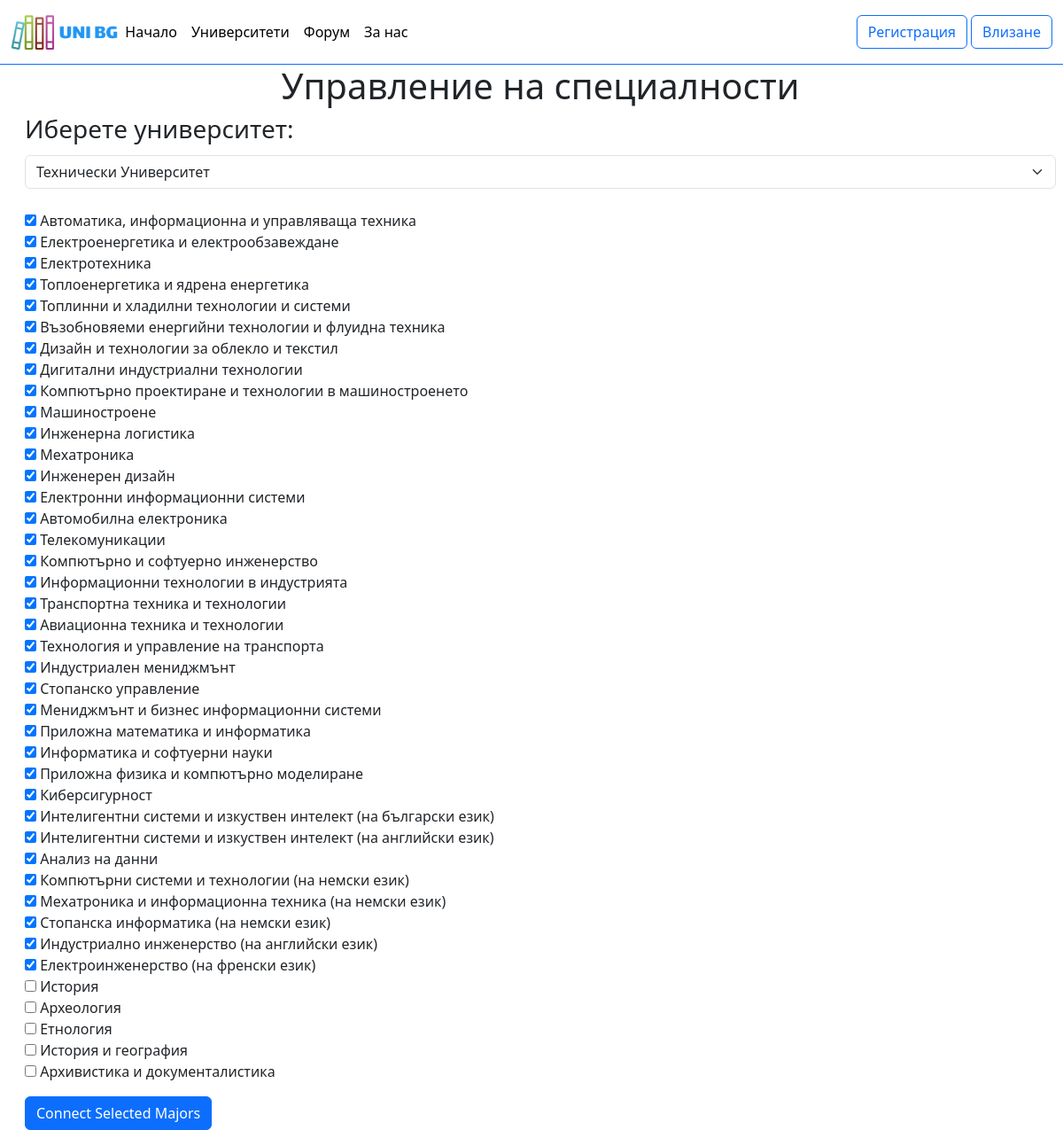
The app's page /Pages/admin-manage-majors.php?university_id=1 with its own data.
### tables this page shows
CREATE TABLE `major` (
  `id` int(11) NOT NULL AUTO_INCREMENT,
  `major` varchar(100) NOT NULL,
  PRIMARY KEY (`id`)
);

### Pages/admin-manage-majors.php (the view, shortened to what this page needs)
<?php
try {
    $connection = new PDO("mysql:host=localhost;dbname=diplomnarabota", "root");
    $connection->setAttribute(PDO::ATTR_ERRMODE, PDO::ERRMODE_EXCEPTION);
} catch(PDOException $e) {
    echo "Connection failed: " . $e->getMessage();
}
$query = "SELECT * FROM university";
$universities = $connection->query($query)->fetchAll(PDO::FETCH_ASSOC);
if (isset($_GET['university_id'])) {
    $university_id = $_GET['university_id'];
    $query = "SELECT * FROM university WHERE id = :id";
    $stmt = $connection->prepare($query);
    $stmt->bindParam(':id', $university_id);
    $stmt->execute();
    $selected_university = $stmt->fetch(PDO::FETCH_ASSOC);
    $query = "SELECT major.id FROM major
              INNER JOIN university_majors ON major.id = university_majors.major_id
              WHERE university_majors.university_id = :university_id";
    $stmt = $connection->prepare($query);
    $stmt->bindParam(':university_id', $university_id);
    $stmt->execute();
    $connected_majors = $stmt->fetchAll(PDO::FETCH_COLUMN);
}
$query = "SELECT * FROM major";
$all_majors = $connection->query($query)->fetchAll(PDO::FETCH_ASSOC);
?>
<!DOCTYPE html>
<html lang="en">
<head>
    <link href="https://cdn.jsdelivr.net/npm/bootstrap@5.3.0-alpha3/dist/css/bootstrap.min.css" rel="stylesheet">
    <link rel="stylesheet" type="text/css" href="../style.css">
</head>
<body>
    <header>
    </header>
    <main>
    <div class="container-fluid" style="width: 99%; margin-left: 2vh;">
        <h1 class="text-center">Управление на специалности</h1>
        <div class="row">
            <div class="col">
                <h3>Иберете университет: </h3>
            </div>
        </div>
        <div class="row mt-1">
            <div class="col">
                <form action="" method="GET">
                <select name="university_id" onchange="this.form.submit()" class="form-select">
                    <?php foreach ($universities as $university): ?>
                <option value="<?php echo $university['id']; ?>"
                    <?php echo isset($selected_university) && $selected_university['id'] == $university['id'] ? 'selected' : ''; ?>>
                    <?php echo $university['Name']; ?>
                </option>
                <?php endforeach; ?>
                </select>
                </form>
            </div>
        </div>
        <div class="row mt-2">
            <div class="col">
                <?php if (isset($selected_university)): ?>
                <form action="" method="POST" class="align-left mt-3">
                    <?php foreach ($all_majors as $major): ?>
                    <div>
                        <input type="checkbox" name="majors[]" value="<?php echo $major['id']; ?>"
                            <?php echo in_array($major['id'], $connected_majors) ? 'checked' : ''; ?>>
                        <label><?php echo $major['major']; ?></label>
                    </div>
                    <?php endforeach; ?>
                    <button type="submit" class="btn btn-primary mt-3">Connect Selected Majors</button>
                </form>
                <?php endif; ?>
            </div>
        </div>
    </div>
    </main>
</body>
</html>

### style.css (style rules this page uses)
nav { background-color: white; border-bottom: solid 1px #0d6efd; }
.align-left { text-align: start; }
header { text-align: center; }

### records on screen
major: id "☑", major "Автоматика, информационна и управляваща техника"
major: id "☑", major "Електроенергетика и електрообзавеждане"
major: id "☑", major "Електротехника"
major: id "☑", major "Топлоенергетика и ядрена енергетика"
major: id "☑", major "Топлинни и хладилни технологии и системи"
major: id "☑", major "Възобновяеми енергийни технологии и флуидна техника"
major: id "☑", major "Дизайн и технологии за облекло и текстил"
major: id "☑", major "Дигитални индустриални технологии"
major: id "☑", major "Компютърно проектиране и технологии в машиностроенето"
major: id "☑", major "Машиностроене"
major: id "☑", major "Инженерна логистика"
major: id "☑", major "Мехатроника"
major: id "☑", major "Инженерен дизайн"
major: id "☑", major "Електронни информационни системи"
major: id "☑", major "Автомобилна електроника"
major: id "☑", major "Телекомуникации"
major: id "☑", major "Компютърно и софтуерно инженерство"
major: id "☑", major "Информационни технологии в индустрията"
major: id "☑", major "Транспортна техника и технологии"
major: id "☑", major "Авиационна техника и технологии"
major: id "☑", major "Технология и управление на транспорта"
major: id "☑", major "Индустриален мениджмънт"
major: id "☑", major "Стопанско управление"
major: id "☑", major "Мениджмънт и бизнес информационни системи"
major: id "☑", major "Приложна математика и информатика"
major: id "☑", major "Информатика и софтуерни науки"
major: id "☑", major "Приложна физика и компютърно моделиране"
major: id "☑", major "Киберсигурност"
major: id "☑", major "Интелигентни системи и изкуствен интелект (на български език)"
major: id "☑", major "Интелигентни системи и изкуствен интелект (на английски език)"
major: id "☑", major "Анализ на данни"
major: id "☑", major "Компютърни системи и технологии (на немски език)"
major: id "☑", major "Мехатроника и информационна техника (на немски език)"
major: id "☑", major "Стопанска информатика (на немски език)"
major: id "☑", major "Индустриално инженерство (на английски език)"
major: id "☑", major "Електроинженерство (на френски език)"
major: major "История"
major: major "Археология"
major: major "Етнология"
major: major "История и география"
major: major "Архивистика и документалистика"

### other values on screen
form field university_id "Технически Университет"
